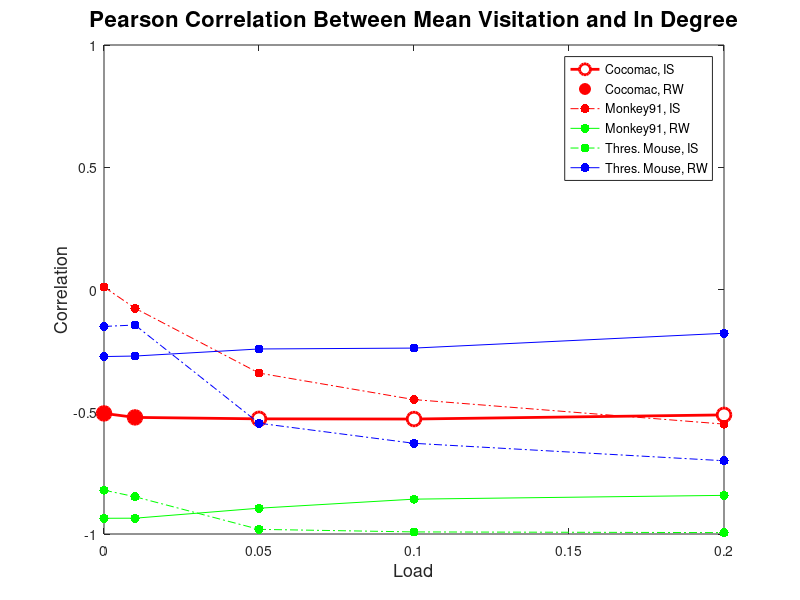
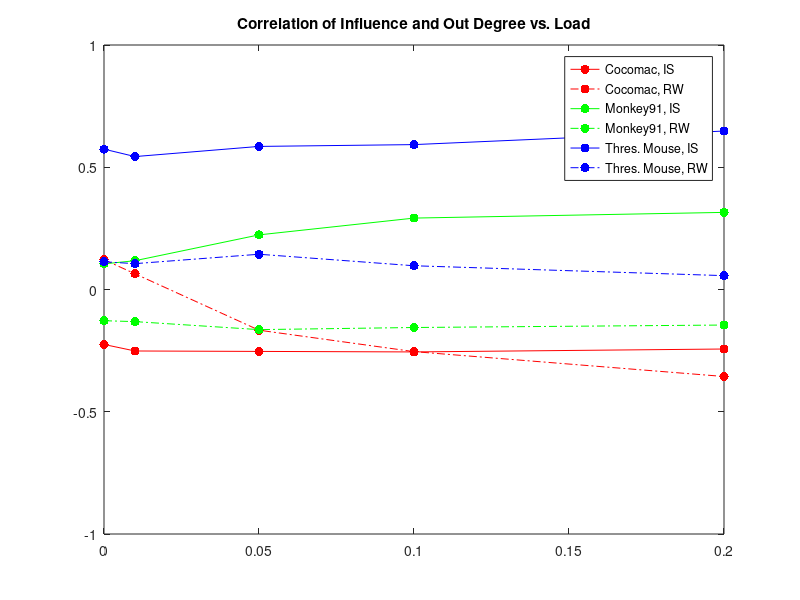
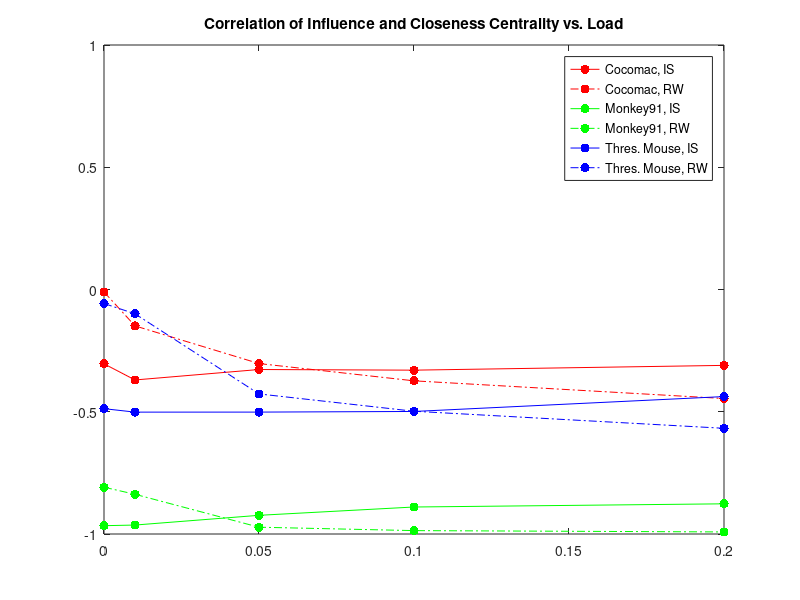
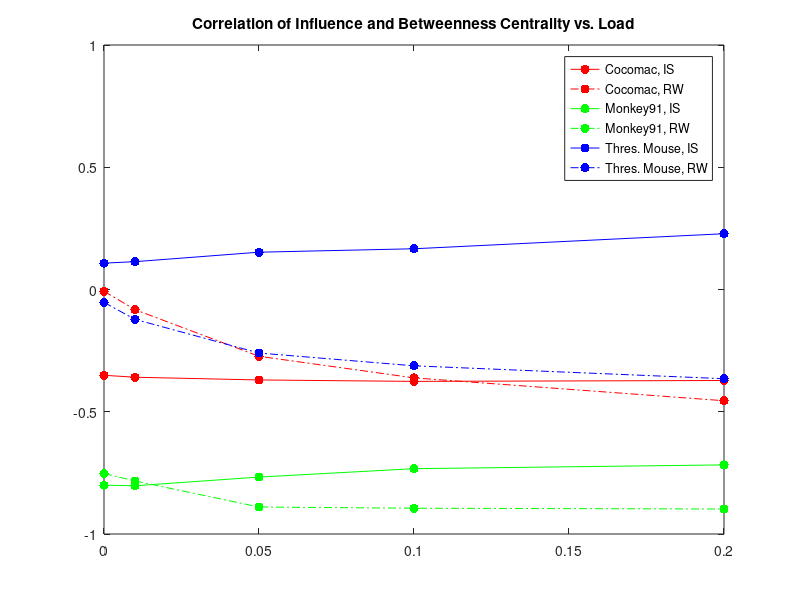

These figures' MATLAB source, in order:
% Correlation of Influence and In Degree vs. Load
x = [0, 0.01, 0.05, 0.1, 0.2]
y1 = [-0.5067358  , -0.5230909 , -0.5290222 , -0.5298036 , -0.5128546]
y2 = [ 0.010302763, -0.07644392, -0.3418042 , -0.4502610 , -0.5505172]
y3 = [-0.9356863  , -0.9353327 , -0.8944474 , -0.8574319 , -0.8419666]
y4 = [-0.8205764  , -0.8476014 , -0.9809867 , -0.9914599 , -0.9942884]
y5 = [-0.2742300  , -0.2721152 , -0.2432232 , -0.2395987 , -0.1791202]
y6 = [-0.15104882 , -0.14528687,  -0.5469349, -0.62912568, -0.70037160]

figure
plot(x,y1, "- ro",...
	"LineWidth", 2,...
	"MarkerFaceColor", [1 1 1],... 
	"MarkerEdgeColor", "r",...
	'MarkerSize', 10)
title("Pearson Correlation Between Mean Visitation and In Degree", "FontSize", 16)
xlabel("Load", "FontSize", 13)
ylabel("Correlation", "FontSize", 13)
hold on

plot([0, 0.01], [-0.5067358  , -0.5230909], "- wo", ...
	"LineStyle", "none",...
	"MarkerFaceColor", "r",...
	"MarkerEdgeColor", "r",...
	"MarkerSize", 10)

hold on






plot(x,y2, "-. .", 'MarkerSize', 20, "color", "red")
hold on
plot(x,y3, "- .", 'MarkerSize', 20, "color", "green")
hold on
plot(x,y4, "-. .", 'MarkerSize', 20, "color", "green")
hold on
plot(x,y5, "- .", 'MarkerSize', 20, "color", "blue")
hold on
plot(x, y6, "-. .", 'MarkerSize', 20, "color", "blue")
legend("Cocomac, IS", "Cocomac, RW", "Monkey91, IS", "Monkey91, RW", "Thres. Mouse, IS", "Thres. Mouse, RW")
ylim([-1, 1])
hold off

% Correlation of Influence and Out Degree vs. Load
x = [0, 0.01, 0.05, 0.1, 0.2]
y1 = [ -0.2247399,       -0.2514445,       -0.2532274,       -0.2553200,       -0.2433915]
y2 = [0.122039789,       0.06420708,       -0.1664006,       -0.2540701,       -0.3557957]
y3 = [  0.1048528,        0.1177743,        0.2234229,        0.2921050,        0.3154193]
y4 = [ -0.1276368,       -0.1313422,       -0.1640887,       -0.1554060,       -0.1453444]
y5 = [  0.5741205,        0.5436752,        0.5852051,        0.5926335,        0.6480436]
y6 = [ 0.11328087,       0.10575753,        0.1442159,       0.09711735,       0.05672981]

figure
plot(x,y1, "- .",  'MarkerSize', 20, "color", "red")
title("Correlation of Influence and Out Degree vs. Load")
hold on
plot(x,y2, "-..", 'MarkerSize', 20, "color", "red")
hold on
plot(x,y3, "- .", 'MarkerSize', 20, "color", "green")
hold on
plot(x,y4, "-..", 'MarkerSize', 20, "color", "green")
hold on
plot(x,y5, "- .", 'MarkerSize', 20, "color", "blue")
hold on
plot(x, y6, "-..", 'MarkerSize', 20, "color", "blue")
legend("Cocomac, IS", "Cocomac, RW", "Monkey91, IS", "Monkey91, RW", "Thres. Mouse, IS", "Thres. Mouse, RW")
ylim([-1, 1])
hold off

% Correlation of Influence and Closeness Centrality vs. Load
x = [0, 0.01, 0.05, 0.1, 0.2]
y1 = [  -0.3039420,       -0.3699783,       -0.3272261,       -0.3298805,       -0.3103323]
y2 = [-0.009921724,      -0.14879753,       -0.3029159,       -0.3735418,       -0.4459092]
y3 = [  -0.9659972,       -0.9633755,       -0.9235640,       -0.8895754,       -0.8765357]
y4 = [  -0.8085760,       -0.8375720,       -0.9721879,       -0.9861216,       -0.9915606]
y5 = [  -0.4873877,       -0.5015311,       -0.5014187,       -0.4988201,       -0.4378934]
y6 = [ -0.05731103,      -0.09942469,       -0.4270962,      -0.49794224,      -0.56766939]
figure
plot(x,y1, "- .",  'MarkerSize', 20, "color", "red")
title("Correlation of Influence and Closeness Centrality vs. Load")
hold on
plot(x,y2, "-..", 'MarkerSize', 20, "color", "red")
hold on
plot(x,y3, "- .", 'MarkerSize', 20, "color", "green")
hold on
plot(x,y4, "-..", 'MarkerSize', 20, "color", "green")
hold on
plot(x,y5, "- .", 'MarkerSize', 20, "color", "blue")
hold on
plot(x, y6, "-..", 'MarkerSize', 20, "color", "blue")
legend("Cocomac, IS", "Cocomac, RW", "Monkey91, IS", "Monkey91, RW", "Thres. Mouse, IS", "Thres. Mouse, RW")
ylim([-1, 1])
hold off

% Correlation of Influence and Betweenness Centrality vs. Load
x = [0, 0.01, 0.05, 0.1, 0.2]
y1 = [  -0.3508149,       -0.3588430,       -0.3699330,       -0.3757980,       -0.3721378]
y2 = [-0.007000943,      -0.08247554,       -0.2731688,       -0.3613984,       -0.4548799]
y3 = [  -0.8001684,       -0.8027371,       -0.7671172,       -0.7328259,       -0.7173447]
y4 = [  -0.7524747,       -0.7829376,       -0.8895612,       -0.8945713,       -0.8978071]
y5 = [   0.1078196,        0.1138621,        0.1525914,        0.1666392,        0.2280848]
y6 = [ -0.05277648,      -0.12212434,       -0.2598447,      -0.31211641,      -0.36486320]
figure
plot(x,y1, "- .",  'MarkerSize', 20, "color", "red")
title("Correlation of Influence and Betweenness Centrality vs. Load")
hold on
plot(x,y2, "-..", 'MarkerSize', 20, "color", "red")
hold on
plot(x,y3, "- .", 'MarkerSize', 20, "color", "green")
hold on
plot(x,y4, "-..", 'MarkerSize', 20, "color", "green")
hold on
plot(x,y5, "- .", 'MarkerSize', 20, "color", "blue")
hold on
plot(x, y6, "-..", 'MarkerSize', 20, "color", "blue")
legend("Cocomac, IS", "Cocomac, RW", "Monkey91, IS", "Monkey91, RW", "Thres. Mouse, IS", "Thres. Mouse, RW")
ylim([-1, 1])
hold off



% Correlation of Redundancy and In Degree vs. Load
x = [0, 0.01, 0.05, 0.1, 0.2]
y1 = [ -0.24333100, -0.27308107,  -0.3774390, -0.3317767,   -0.2948405]
y2 = [ -0.1918469, -0.20556154, -0.20025659, -0.1983024,  -0.19619122]
y3 = [ -0.2939908,  -0.2895031,  -0.3939538, -0.2274509,   -0.1586831]
y4 = [ -0.13367106, -0.12058874, -0.01858502, 0.23312942,   0.39534604]
y5 = [ -0.22951251,  -0.1920637, -0.26126995,-0.27642189,-0.2651383523]
y6 = [ -0.2555538, -0.21192803,  -0.2158502, -0.2304797,   -0.2475533]

figure
plot(x,y1, "- .",  'MarkerSize', 20, "color", "red")
title("Correlation of Redundancy and In Degree vs. Load")
hold on
plot(x,y2, "-..", 'MarkerSize', 20, "color", "red")
hold on
plot(x,y3, "- .", 'MarkerSize', 20, "color", "green")
hold on
plot(x,y4, "-..", 'MarkerSize', 20, "color", "green")
hold on
plot(x,y5, "- .", 'MarkerSize', 20, "color", "blue")
hold on
plot(x, y6, "-..", 'MarkerSize', 20, "color", "blue")
legend("Cocomac, IS", "Cocomac, RW", "Monkey91, IS", "Monkey91, RW", "Thres. Mouse, IS", "Thres. Mouse, RW")
ylim([-1, 1])
hold off

% Correlation of Redundancy and Out Degree vs. Load
x = [0, 0.01, 0.05, 0.1, 0.2]
y1 = [-0.09399936,       -0.09267755,        -0.2891839,        -0.2958910,        -0.2929902]
y2 = [ -0.2505736,       -0.26321626,       -0.26580215,        -0.2695894,       -0.27322963]
y3 = [ -0.4845775,        -0.4968789,         0.5572738,         0.4638722,         0.3948188]
y4 = [ 0.17392868,       -0.02212622,       -0.17722073,        0.04923206,       -0.05026488]
y5 = [ 0.24825252,         0.4223051,        0.33501486,        0.28514956,      0.1516078898]
y6 = [ -0.1947523,       -0.18517240,        -0.2164653,        -0.2398338,        -0.2704498]

figure
plot(x,y1, "- .",  'MarkerSize', 20, "color", "red")
title("Correlation of Redundancy and Out Degree vs. Load")
hold on
plot(x,y2, "-..", 'MarkerSize', 20, "color", "red")
hold on
plot(x,y3, "- .", 'MarkerSize', 20, "color", "green")
hold on
plot(x,y4, "-..", 'MarkerSize', 20, "color", "green")
hold on
plot(x,y5, "- .", 'MarkerSize', 20, "color", "blue")
hold on
plot(x, y6, "-..", 'MarkerSize', 20, "color", "blue")
legend("Cocomac, IS", "Cocomac, RW", "Monkey91, IS", "Monkey91, RW", "Thres. Mouse, IS", "Thres. Mouse, RW")
ylim([-1, 1])
hold off

% Correlation of Redundancy and Closeness Centrality vs. Load
x = [0, 0.01, 0.05, 0.1, 0.2]
y1 = [-0.14726562,       -0.16380381,        -0.1513601,        -0.1409418,        -0.1298159]
y2 = [ -0.0943929,       -0.11179886,       -0.10239536,        -0.1006665,       -0.09947802]
y3 = [ -0.3006911,        -0.2980780,        -0.4091046,        -0.2367899,        -0.1653795]
y4 = [-0.17472306,       -0.14760921,       -0.03850992,        0.24326186,        0.42607529]
y5 = [-0.44935883,        -0.3284467,       -0.58740768,       -0.60358114,     -0.6086910998]
y6 = [ -0.3010494,       -0.25504504,        -0.2616799,        -0.2723077,        -0.2861147]
figure
plot(x,y1, "- .",  'MarkerSize', 20, "color", "red")
title("Correlation of Redundancy and Closeness Centrality vs. Load")
hold on
plot(x,y2, "-..", 'MarkerSize', 20, "color", "red")
hold on
plot(x,y3, "- .", 'MarkerSize', 20, "color", "green")
hold on
plot(x,y4, "-..", 'MarkerSize', 20, "color", "green")
hold on
plot(x,y5, "- .", 'MarkerSize', 20, "color", "blue")
hold on
plot(x, y6, "-..", 'MarkerSize', 20, "color", "blue")
legend("Cocomac, IS", "Cocomac, RW", "Monkey91, IS", "Monkey91, RW", "Thres. Mouse, IS", "Thres. Mouse, RW")
ylim([-1, 1])
hold off

% Correlation of Redundancy and Betweenness Centrality vs. Load
x = [0, 0.01, 0.05, 0.1, 0.2]
y1 = [-0.16376719,       -0.11303694,        -0.2261289,        -0.1823132,        -0.1582083]
y2 = [ -0.1019096,       -0.09260325,       -0.09654876,        -0.0992894,       -0.10149816]
y3 = [ -0.2586955,        -0.2507910,        -0.3322763,        -0.1930321,        -0.1347971]
y4 = [-0.08273519,       -0.04536504,        0.03420807,        0.21630407,        0.32344974]
y5 = [ 0.06172298,         0.2119542,        0.08414061,        0.08149186,     -0.0006642717]
y6 = [ -0.1301438,       -0.08831286,        -0.1240174,        -0.1476674,        -0.1666233]
figure
plot(x,y1, "- .",  'MarkerSize', 20, "color", "red")
title("Correlation of Redundancy and Betweenness Centrality vs. Load")
hold on
plot(x,y2, "-..", 'MarkerSize', 20, "color", "red")
hold on
plot(x,y3, "- .", 'MarkerSize', 20, "color", "green")
hold on
plot(x,y4, "-..", 'MarkerSize', 20, "color", "green")
hold on
plot(x,y5, "- .", 'MarkerSize', 20, "color", "blue")
hold on
plot(x, y6, "-..", 'MarkerSize', 20, "color", "blue")
legend("Cocomac, IS", "Cocomac, RW", "Monkey91, IS", "Monkey91, RW", "Thres. Mouse, IS", "Thres. Mouse, RW")
ylim([-1, 1])
hold off


% Correlation of Average Death Age and In Degree vs. Load
x = [0, 0.01, 0.05, 0.1, 0.2]
y1 = [ -0.2614684,        -0.26071517,         -0.3977303,         -0.4187877,         -0.4259857]
y2 = [0.028489847,        -0.06702100,         -0.3258901,         -0.4344256,         -0.5388244]
y3 = [ -0.6574890,         -0.6300683,        -0.98075827,        -0.97740811,        -0.96265542]
y4 = [-0.72780618,         -0.7839169,         -0.9761173,         -0.9913232,         -0.9944400]
y5 = [ -0.2501584,         -0.2287045,         -0.2906410,         -0.2992532,         -0.3547251]
y6 = [-0.31636758,         -0.4082094,       -0.799210579,        -0.81611277,        -0.84614523]

figure
plot(x,y1, "- .",  'MarkerSize', 20, "color", "red")
title("Correlation of Average Death Age and In Degree vs. Load")
hold on
plot(x,y2, "-..", 'MarkerSize', 20, "color", "red")
hold on
plot(x,y3, "- .", 'MarkerSize', 20, "color", "green")
hold on
plot(x,y4, "-..", 'MarkerSize', 20, "color", "green")
hold on
plot(x,y5, "- .", 'MarkerSize', 20, "color", "blue")
hold on
plot(x, y6, "-..", 'MarkerSize', 20, "color", "blue")
legend("Cocomac, IS", "Cocomac, RW", "Monkey91, IS", "Monkey91, RW", "Thres. Mouse, IS", "Thres. Mouse, RW")
ylim([-1, 1])
hold off

% Correlation of Average Death Age and Out Degree vs. Load
x = [0, 0.01, 0.05, 0.1, 0.2]
y1 = [ -0.0727589,        -0.07698143,         -0.1462093,         -0.1770087,         -0.2083388]
y2 = [0.134280438,         0.06993540,         -0.1551688,         -0.2423644,         -0.3484298]
y3 = [ -0.5046112,         -0.5240890,        -0.06075574,        -0.09302298,        -0.09137593]
y4 = [-0.08204975,         -0.1167699,         -0.1749655,         -0.1573104,         -0.1467109]
y5 = [  0.3513096,          0.4274068,          0.5061510,          0.4225783,          0.2808995]
y6 = [-0.02044945,         -0.1030166,        0.006743801,        -0.02356464,        -0.05303991]

figure
plot(x,y1, "- .",  'MarkerSize', 20, "color", "red")
title("Correlation of Average Death Age and Out Degree vs. Load")
hold on
plot(x,y2, "-..", 'MarkerSize', 20, "color", "red")
hold on
plot(x,y3, "- .", 'MarkerSize', 20, "color", "green")
hold on
plot(x,y4, "-..", 'MarkerSize', 20, "color", "green")
hold on
plot(x,y5, "- .", 'MarkerSize', 20, "color", "blue")
hold on
plot(x, y6, "-..", 'MarkerSize', 20, "color", "blue")
legend("Cocomac, IS", "Cocomac, RW", "Monkey91, IS", "Monkey91, RW", "Thres. Mouse, IS", "Thres. Mouse, RW")
ylim([-1, 1])
hold off

% Correlation of Average Death Age and Closeness Centrality vs. Load
x = [0, 0.01, 0.05, 0.1, 0.2]
y1 = [ -0.1264543,        -0.11728033,         -0.1387071,         -0.1822090,         -0.1852727]
y2 = [0.009921943,        -0.15515856,         -0.2896176,         -0.3554145,         -0.4326713]
y3 = [ -0.6659244,         -0.6381105,        -0.98039963,        -0.98395705,        -0.98991174]
y4 = [-0.71648371,         -0.7737665,         -0.9660585,         -0.9850248,         -0.9911495]
y5 = [ -0.4554238,         -0.3121843,         -0.3508704,         -0.3410205,         -0.3864189]
y6 = [-0.23839109,         -0.3825953,       -0.680113133,        -0.68678721,        -0.71491946]
figure
plot(x,y1, "- .",  'MarkerSize', 20, "color", "red")
title("Correlation of Average Death Age and Closeness Centrality vs. Load")
hold on
plot(x,y2, "-..", 'MarkerSize', 20, "color", "red")
hold on
plot(x,y3, "- .", 'MarkerSize', 20, "color", "green")
hold on
plot(x,y4, "-..", 'MarkerSize', 20, "color", "green")
hold on
plot(x,y5, "- .", 'MarkerSize', 20, "color", "blue")
hold on
plot(x, y6, "-..", 'MarkerSize', 20, "color", "blue")
legend("Cocomac, IS", "Cocomac, RW", "Monkey91, IS", "Monkey91, RW", "Thres. Mouse, IS", "Thres. Mouse, RW")
ylim([-1, 1])
hold off

% Correlation of Average Death Age and Betweenness Centrality vs. Load
x = [0, 0.01, 0.05, 0.1, 0.2]
y1 = [  -0.1780979,-0.12630194,  -0.3083128,-0.3008154,-0.3105920]
y2 = [-0.003896564,-0.07028126,  -0.2660579,-0.3560658,-0.4529000]
y3 = [  -0.5893024, -0.5770562, -0.86307497,-0.85996942,-0.82792866]
y4 = [ -0.66792234, -0.7194834,  -0.8862460,-0.8954229,-0.8986117]
y5 = [   0.1199852,  0.1878187,   0.2655507, 0.2845748, 0.2177334]
y6 = [ -0.13785646, -0.2734073,-0.405775942,-0.42817611,-0.46153983]
figure
plot(x,y1, "- .",  'MarkerSize', 20, "color", "red")
title("Correlation of Average Death Age and Betweenness Centrality vs. Load")
hold on
plot(x,y2, "-..", 'MarkerSize', 20, "color", "red")
hold on
plot(x,y3, "- .", 'MarkerSize', 20, "color", "green")
hold on
plot(x,y4, "-..", 'MarkerSize', 20, "color", "green")
hold on
plot(x,y5, "- .", 'MarkerSize', 20, "color", "blue")
hold on
plot(x, y6, "-..", 'MarkerSize', 20, "color", "blue")
legend("Cocomac, IS", "Cocomac, RW", "Monkey91, IS", "Monkey91, RW", "Thres. Mouse, IS", "Thres. Mouse, RW")
ylim([-1, 1])
hold off

